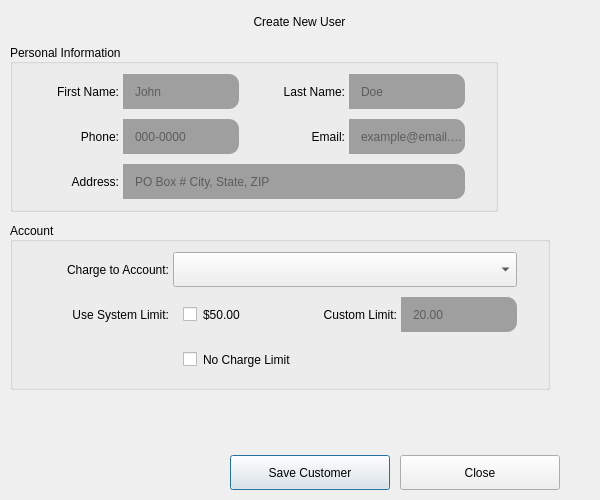
<?xml version="1.0" encoding="UTF-8"?>
<ui version="4.0">
 <class>CreateCustomerDialog</class>
 <widget class="QDialog" name="CreateCustomerDialog">
  <property name="geometry">
   <rect>
    <x>0</x>
    <y>0</y>
    <width>600</width>
    <height>500</height>
   </rect>
  </property>
  <property name="minimumSize">
   <size>
    <width>600</width>
    <height>500</height>
   </size>
  </property>
  <property name="maximumSize">
   <size>
    <width>800</width>
    <height>600</height>
   </size>
  </property>
  <property name="windowTitle">
   <string>Create New User Form</string>
  </property>
  <property name="styleSheet">
   <string notr="true">QWidget {
	font-family: &quot;Lexend&quot;;
/*	border: 1px solid white;*/
}

QCheckBox {
	padding-left: 10px;
}

QLabel {
	border: None;
	border-top-left-radius: 10px;
	border-bottom-left-radius: 10px;
	padding-right: 1px;
}
QLineEdit {
	background-color: #9f9f9f;
	border: None;
	border-top-right-radius: 10px;
	border-bottom-right-radius: 10px;
	padding-left: 10px;
	color: #1a1a1a;
}</string>
  </property>
  <layout class="QVBoxLayout" name="verticalLayout_5">
   <property name="spacing">
    <number>10</number>
   </property>
   <property name="leftMargin">
    <number>10</number>
   </property>
   <property name="topMargin">
    <number>10</number>
   </property>
   <property name="rightMargin">
    <number>10</number>
   </property>
   <property name="bottomMargin">
    <number>10</number>
   </property>
   <item>
    <widget class="QWidget" name="widget" native="true">
     <layout class="QVBoxLayout" name="verticalLayout_4">
      <property name="spacing">
       <number>10</number>
      </property>
      <property name="leftMargin">
       <number>0</number>
      </property>
      <property name="topMargin">
       <number>0</number>
      </property>
      <property name="rightMargin">
       <number>0</number>
      </property>
      <property name="bottomMargin">
       <number>0</number>
      </property>
      <item>
       <widget class="QWidget" name="widget_3" native="true">
        <property name="minimumSize">
         <size>
          <width>0</width>
          <height>24</height>
         </size>
        </property>
        <property name="maximumSize">
         <size>
          <width>16777215</width>
          <height>24</height>
         </size>
        </property>
        <layout class="QHBoxLayout" name="horizontalLayout_16">
         <property name="spacing">
          <number>10</number>
         </property>
         <property name="leftMargin">
          <number>0</number>
         </property>
         <property name="topMargin">
          <number>0</number>
         </property>
         <property name="rightMargin">
          <number>0</number>
         </property>
         <property name="bottomMargin">
          <number>0</number>
         </property>
         <item>
          <widget class="QLabel" name="lb_title_label">
           <property name="minimumSize">
            <size>
             <width>0</width>
             <height>24</height>
            </size>
           </property>
           <property name="maximumSize">
            <size>
             <width>16777215</width>
             <height>24</height>
            </size>
           </property>
           <property name="text">
            <string>Create New User</string>
           </property>
           <property name="alignment">
            <set>Qt::AlignmentFlag::AlignCenter</set>
           </property>
          </widget>
         </item>
        </layout>
       </widget>
      </item>
      <item>
       <widget class="QWidget" name="widget_4" native="true">
        <layout class="QVBoxLayout" name="verticalLayout_3">
         <property name="spacing">
          <number>10</number>
         </property>
         <property name="leftMargin">
          <number>0</number>
         </property>
         <property name="topMargin">
          <number>0</number>
         </property>
         <property name="rightMargin">
          <number>0</number>
         </property>
         <property name="bottomMargin">
          <number>0</number>
         </property>
         <item>
          <widget class="QGroupBox" name="grp_personal_info">
           <property name="layoutDirection">
            <enum>Qt::LayoutDirection::LeftToRight</enum>
           </property>
           <property name="title">
            <string>Personal Information</string>
           </property>
           <property name="alignment">
            <set>Qt::AlignmentFlag::AlignLeading|Qt::AlignmentFlag::AlignLeft|Qt::AlignmentFlag::AlignVCenter</set>
           </property>
           <property name="flat">
            <bool>false</bool>
           </property>
           <layout class="QVBoxLayout" name="verticalLayout_2">
            <property name="spacing">
             <number>10</number>
            </property>
            <property name="sizeConstraint">
             <enum>QLayout::SizeConstraint::SetFixedSize</enum>
            </property>
            <property name="leftMargin">
             <number>30</number>
            </property>
            <property name="topMargin">
             <number>10</number>
            </property>
            <property name="rightMargin">
             <number>30</number>
            </property>
            <property name="bottomMargin">
             <number>10</number>
            </property>
            <item>
             <layout class="QHBoxLayout" name="horizontalLayout_14">
              <property name="spacing">
               <number>30</number>
              </property>
              <item>
               <layout class="QHBoxLayout" name="horizontalLayout_2">
                <property name="spacing">
                 <number>0</number>
                </property>
                <item>
                 <widget class="QLabel" name="lb_first_name">
                  <property name="minimumSize">
                   <size>
                    <width>80</width>
                    <height>35</height>
                   </size>
                  </property>
                  <property name="maximumSize">
                   <size>
                    <width>80</width>
                    <height>35</height>
                   </size>
                  </property>
                  <property name="text">
                   <string>First Name:</string>
                  </property>
                  <property name="alignment">
                   <set>Qt::AlignmentFlag::AlignRight|Qt::AlignmentFlag::AlignTrailing|Qt::AlignmentFlag::AlignVCenter</set>
                  </property>
                 </widget>
                </item>
                <item>
                 <widget class="QLineEdit" name="le_first_name">
                  <property name="minimumSize">
                   <size>
                    <width>0</width>
                    <height>35</height>
                   </size>
                  </property>
                  <property name="maximumSize">
                   <size>
                    <width>16777215</width>
                    <height>35</height>
                   </size>
                  </property>
                  <property name="placeholderText">
                   <string>John</string>
                  </property>
                 </widget>
                </item>
               </layout>
              </item>
              <item>
               <layout class="QHBoxLayout" name="horizontalLayout_3">
                <property name="spacing">
                 <number>0</number>
                </property>
                <item>
                 <widget class="QLabel" name="lb_last_name">
                  <property name="minimumSize">
                   <size>
                    <width>80</width>
                    <height>35</height>
                   </size>
                  </property>
                  <property name="maximumSize">
                   <size>
                    <width>80</width>
                    <height>35</height>
                   </size>
                  </property>
                  <property name="text">
                   <string>Last Name:</string>
                  </property>
                  <property name="alignment">
                   <set>Qt::AlignmentFlag::AlignRight|Qt::AlignmentFlag::AlignTrailing|Qt::AlignmentFlag::AlignVCenter</set>
                  </property>
                 </widget>
                </item>
                <item>
                 <widget class="QLineEdit" name="le_last_name">
                  <property name="minimumSize">
                   <size>
                    <width>0</width>
                    <height>35</height>
                   </size>
                  </property>
                  <property name="maximumSize">
                   <size>
                    <width>16777215</width>
                    <height>35</height>
                   </size>
                  </property>
                  <property name="placeholderText">
                   <string>Doe</string>
                  </property>
                 </widget>
                </item>
               </layout>
              </item>
             </layout>
            </item>
            <item>
             <layout class="QHBoxLayout" name="horizontalLayout_17">
              <property name="spacing">
               <number>30</number>
              </property>
              <item>
               <layout class="QHBoxLayout" name="horizontalLayout_8">
                <property name="spacing">
                 <number>0</number>
                </property>
                <item>
                 <widget class="QLabel" name="lb_phone">
                  <property name="minimumSize">
                   <size>
                    <width>80</width>
                    <height>35</height>
                   </size>
                  </property>
                  <property name="maximumSize">
                   <size>
                    <width>80</width>
                    <height>35</height>
                   </size>
                  </property>
                  <property name="text">
                   <string>Phone:</string>
                  </property>
                  <property name="alignment">
                   <set>Qt::AlignmentFlag::AlignRight|Qt::AlignmentFlag::AlignTrailing|Qt::AlignmentFlag::AlignVCenter</set>
                  </property>
                 </widget>
                </item>
                <item>
                 <widget class="QLineEdit" name="le_phone">
                  <property name="minimumSize">
                   <size>
                    <width>0</width>
                    <height>35</height>
                   </size>
                  </property>
                  <property name="maximumSize">
                   <size>
                    <width>16777215</width>
                    <height>35</height>
                   </size>
                  </property>
                  <property name="placeholderText">
                   <string>000-0000</string>
                  </property>
                 </widget>
                </item>
               </layout>
              </item>
              <item>
               <layout class="QHBoxLayout" name="horizontalLayout_9">
                <property name="spacing">
                 <number>0</number>
                </property>
                <item>
                 <widget class="QLabel" name="lb_email">
                  <property name="minimumSize">
                   <size>
                    <width>80</width>
                    <height>35</height>
                   </size>
                  </property>
                  <property name="maximumSize">
                   <size>
                    <width>80</width>
                    <height>35</height>
                   </size>
                  </property>
                  <property name="text">
                   <string>Email:</string>
                  </property>
                  <property name="alignment">
                   <set>Qt::AlignmentFlag::AlignRight|Qt::AlignmentFlag::AlignTrailing|Qt::AlignmentFlag::AlignVCenter</set>
                  </property>
                 </widget>
                </item>
                <item>
                 <widget class="QLineEdit" name="le_email">
                  <property name="minimumSize">
                   <size>
                    <width>0</width>
                    <height>35</height>
                   </size>
                  </property>
                  <property name="maximumSize">
                   <size>
                    <width>16777215</width>
                    <height>35</height>
                   </size>
                  </property>
                  <property name="placeholderText">
                   <string>example@email.com</string>
                  </property>
                 </widget>
                </item>
               </layout>
              </item>
             </layout>
            </item>
            <item>
             <layout class="QHBoxLayout" name="horizontalLayout_10">
              <property name="spacing">
               <number>0</number>
              </property>
              <item>
               <widget class="QLabel" name="lb_address">
                <property name="minimumSize">
                 <size>
                  <width>80</width>
                  <height>35</height>
                 </size>
                </property>
                <property name="maximumSize">
                 <size>
                  <width>80</width>
                  <height>35</height>
                 </size>
                </property>
                <property name="text">
                 <string>Address:</string>
                </property>
                <property name="alignment">
                 <set>Qt::AlignmentFlag::AlignRight|Qt::AlignmentFlag::AlignTrailing|Qt::AlignmentFlag::AlignVCenter</set>
                </property>
               </widget>
              </item>
              <item>
               <widget class="QLineEdit" name="le_address">
                <property name="minimumSize">
                 <size>
                  <width>0</width>
                  <height>35</height>
                 </size>
                </property>
                <property name="maximumSize">
                 <size>
                  <width>16777215</width>
                  <height>35</height>
                 </size>
                </property>
                <property name="placeholderText">
                 <string>PO Box # City, State, ZIP</string>
                </property>
               </widget>
              </item>
             </layout>
            </item>
           </layout>
          </widget>
         </item>
         <item>
          <widget class="QGroupBox" name="grp_account">
           <property name="layoutDirection">
            <enum>Qt::LayoutDirection::LeftToRight</enum>
           </property>
           <property name="title">
            <string>Account</string>
           </property>
           <property name="alignment">
            <set>Qt::AlignmentFlag::AlignLeading|Qt::AlignmentFlag::AlignLeft|Qt::AlignmentFlag::AlignVCenter</set>
           </property>
           <property name="flat">
            <bool>false</bool>
           </property>
           <property name="checkable">
            <bool>false</bool>
           </property>
           <layout class="QVBoxLayout" name="verticalLayout">
            <property name="spacing">
             <number>10</number>
            </property>
            <property name="sizeConstraint">
             <enum>QLayout::SizeConstraint::SetFixedSize</enum>
            </property>
            <property name="leftMargin">
             <number>30</number>
            </property>
            <property name="topMargin">
             <number>10</number>
            </property>
            <property name="rightMargin">
             <number>30</number>
            </property>
            <property name="bottomMargin">
             <number>10</number>
            </property>
            <item>
             <layout class="QHBoxLayout" name="horizontalLayout_11">
              <property name="spacing">
               <number>0</number>
              </property>
              <item>
               <widget class="QLabel" name="lb_charge_account">
                <property name="minimumSize">
                 <size>
                  <width>130</width>
                  <height>35</height>
                 </size>
                </property>
                <property name="maximumSize">
                 <size>
                  <width>130</width>
                  <height>35</height>
                 </size>
                </property>
                <property name="text">
                 <string>Charge to Account:</string>
                </property>
                <property name="alignment">
                 <set>Qt::AlignmentFlag::AlignRight|Qt::AlignmentFlag::AlignTrailing|Qt::AlignmentFlag::AlignVCenter</set>
                </property>
               </widget>
              </item>
              <item>
               <widget class="QComboBox" name="cb_charge_account">
                <property name="minimumSize">
                 <size>
                  <width>0</width>
                  <height>35</height>
                 </size>
                </property>
                <property name="maximumSize">
                 <size>
                  <width>16777215</width>
                  <height>35</height>
                 </size>
                </property>
                <property name="placeholderText">
                 <string>Please choose one option...</string>
                </property>
               </widget>
              </item>
             </layout>
            </item>
            <item>
             <layout class="QHBoxLayout" name="horizontalLayout_6">
              <property name="spacing">
               <number>30</number>
              </property>
              <item>
               <layout class="QHBoxLayout" name="horizontalLayout_5">
                <property name="spacing">
                 <number>0</number>
                </property>
                <item>
                 <widget class="QLabel" name="lb_system_limit">
                  <property name="minimumSize">
                   <size>
                    <width>130</width>
                    <height>35</height>
                   </size>
                  </property>
                  <property name="maximumSize">
                   <size>
                    <width>16777215</width>
                    <height>35</height>
                   </size>
                  </property>
                  <property name="text">
                   <string>Use System Limit:</string>
                  </property>
                  <property name="alignment">
                   <set>Qt::AlignmentFlag::AlignRight|Qt::AlignmentFlag::AlignTrailing|Qt::AlignmentFlag::AlignVCenter</set>
                  </property>
                 </widget>
                </item>
                <item>
                 <widget class="QCheckBox" name="chk_system_limit">
                  <property name="minimumSize">
                   <size>
                    <width>0</width>
                    <height>35</height>
                   </size>
                  </property>
                  <property name="text">
                   <string>$50.00</string>
                  </property>
                 </widget>
                </item>
               </layout>
              </item>
              <item>
               <layout class="QHBoxLayout" name="horizontalLayout">
                <property name="spacing">
                 <number>0</number>
                </property>
                <item>
                 <widget class="QLabel" name="lb_custom_limit">
                  <property name="minimumSize">
                   <size>
                    <width>130</width>
                    <height>35</height>
                   </size>
                  </property>
                  <property name="text">
                   <string>Custom Limit:</string>
                  </property>
                  <property name="alignment">
                   <set>Qt::AlignmentFlag::AlignRight|Qt::AlignmentFlag::AlignTrailing|Qt::AlignmentFlag::AlignVCenter</set>
                  </property>
                 </widget>
                </item>
                <item>
                 <widget class="QLineEdit" name="le_custom_limit">
                  <property name="minimumSize">
                   <size>
                    <width>0</width>
                    <height>35</height>
                   </size>
                  </property>
                  <property name="placeholderText">
                   <string>20.00</string>
                  </property>
                 </widget>
                </item>
               </layout>
              </item>
             </layout>
            </item>
            <item>
             <layout class="QHBoxLayout" name="horizontalLayout_4">
              <property name="spacing">
               <number>0</number>
              </property>
              <item>
               <widget class="QLabel" name="lb_disable_limit">
                <property name="minimumSize">
                 <size>
                  <width>0</width>
                  <height>35</height>
                 </size>
                </property>
                <property name="maximumSize">
                 <size>
                  <width>130</width>
                  <height>16777215</height>
                 </size>
                </property>
                <property name="text">
                 <string/>
                </property>
                <property name="alignment">
                 <set>Qt::AlignmentFlag::AlignRight|Qt::AlignmentFlag::AlignTrailing|Qt::AlignmentFlag::AlignVCenter</set>
                </property>
               </widget>
              </item>
              <item>
               <widget class="QCheckBox" name="chk_disable_limit">
                <property name="minimumSize">
                 <size>
                  <width>0</width>
                  <height>35</height>
                 </size>
                </property>
                <property name="styleSheet">
                 <string notr="true"/>
                </property>
                <property name="text">
                 <string>No Charge Limit</string>
                </property>
               </widget>
              </item>
             </layout>
            </item>
           </layout>
          </widget>
         </item>
        </layout>
       </widget>
      </item>
     </layout>
    </widget>
   </item>
   <item>
    <spacer name="verticalSpacer">
     <property name="orientation">
      <enum>Qt::Orientation::Vertical</enum>
     </property>
     <property name="sizeType">
      <enum>QSizePolicy::Policy::Expanding</enum>
     </property>
     <property name="sizeHint" stdset="0">
      <size>
       <width>20</width>
       <height>40</height>
      </size>
     </property>
    </spacer>
   </item>
   <item>
    <widget class="QWidget" name="widget_2" native="true">
     <property name="minimumSize">
      <size>
       <width>0</width>
       <height>35</height>
      </size>
     </property>
     <property name="maximumSize">
      <size>
       <width>16777215</width>
       <height>35</height>
      </size>
     </property>
     <layout class="QHBoxLayout" name="horizontalLayout_15">
      <property name="spacing">
       <number>10</number>
      </property>
      <property name="leftMargin">
       <number>30</number>
      </property>
      <property name="topMargin">
       <number>0</number>
      </property>
      <property name="rightMargin">
       <number>30</number>
      </property>
      <property name="bottomMargin">
       <number>0</number>
      </property>
      <item>
       <spacer name="horizontalSpacer">
        <property name="orientation">
         <enum>Qt::Orientation::Horizontal</enum>
        </property>
        <property name="sizeHint" stdset="0">
         <size>
          <width>40</width>
          <height>20</height>
         </size>
        </property>
       </spacer>
      </item>
      <item>
       <widget class="QPushButton" name="pb_save_customer">
        <property name="minimumSize">
         <size>
          <width>160</width>
          <height>35</height>
         </size>
        </property>
        <property name="maximumSize">
         <size>
          <width>160</width>
          <height>35</height>
         </size>
        </property>
        <property name="text">
         <string>Save Customer</string>
        </property>
       </widget>
      </item>
      <item>
       <widget class="QPushButton" name="pb_close_form">
        <property name="minimumSize">
         <size>
          <width>160</width>
          <height>35</height>
         </size>
        </property>
        <property name="maximumSize">
         <size>
          <width>160</width>
          <height>35</height>
         </size>
        </property>
        <property name="text">
         <string>Close</string>
        </property>
       </widget>
      </item>
     </layout>
    </widget>
   </item>
  </layout>
 </widget>
 <resources>
  <include location="../assets/images/icons.qrc"/>
 </resources>
 <connections/>
</ui>
